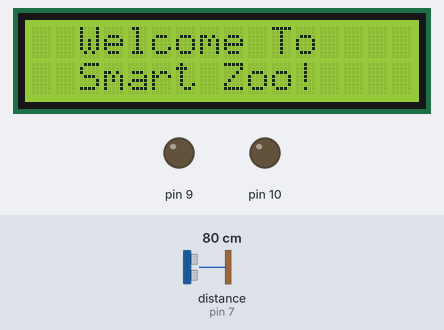
Recording of a sketch running on a simulated Arduino Uno, built with avr-gcc and run on an emulated ATmega328P. Parts: 16×2 character LCD, output pins drawn as LEDs (lit = HIGH). Wiring (inferred from the names in the program): ultrasonic range finder: trigger pin 6; echo pin 7. Dashed ring = blinking. The inputs (shaded band) are chosen by the test bench; at power-on: distance to the obstacle (sensor on pin 7) 80 cm. The echo pulse lasts 58.3 µs per cm; pins used as bus, display or sensor lines are not drawn; what the sketch prints to the serial monitor is not drawn.

Above: at 1.2 s.
1.3 s: distance to the obstacle (sensor on pin 7) set to 10 cm
4.3 s: distance to the obstacle (sensor on pin 7) set to 7 cm
At 6.4 s:
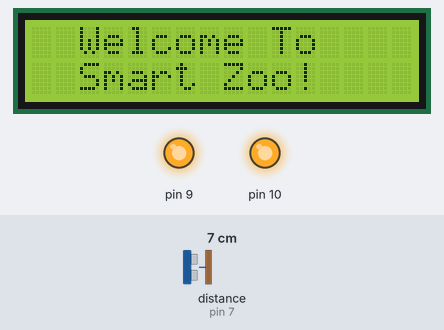
8.4 s: distance to the obstacle (sensor on pin 7) set to 9 cm
At 10.0 s:
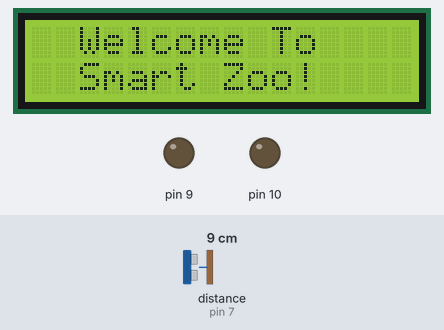
10.6 s: distance to the obstacle (sensor on pin 7) set to 2 cm
At 12.9 s:
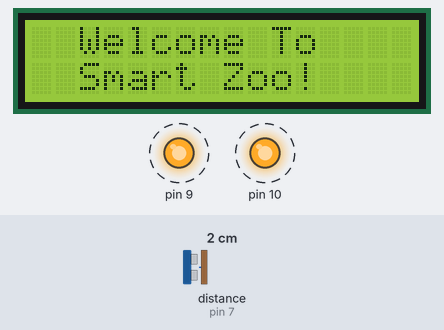
Timing chart, 0 to 15.7 s (numbered marks = the images above; inputs shaded):
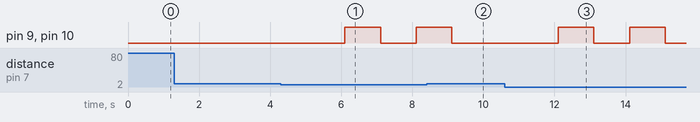

The sketch:

danzer_zone.ino
```cpp
#include <LiquidCrystal_I2C.h>

LiquidCrystal_I2C lcd(0x27,16,2);
int trigger = 6;
 int echo = 7;
 int pingTravelTime;
 int buzzer = 9;
 int led = 10;

void setup() {
    lcd.init();
  lcd.clear();
  lcd.backlight();      // Make sure backlight is on

  // Print a message on both lines of the LCD.
  lcd.setCursor(2,0);   //Set cursor to character 2 on line 0
  lcd.print("Welcome To ");

  lcd.setCursor(2,1);   //Move cursor to character 2 on line 1
  lcd.print("Smart Zoo!");
 pinMode(6,OUTPUT);
 pinMode(7,INPUT);
 pinMode(9,OUTPUT);
 pinMode(10, OUTPUT);
 digitalWrite(9,LOW);
 Serial.begin(9600);
}

void loop() {
    digitalWrite(6,LOW);
    delayMicroseconds(10);
    digitalWrite(6,HIGH);
    delayMicroseconds(10);
    digitalWrite(6,LOW);
    pingTravelTime = pulseIn(7,HIGH);
    delay(1000);
    Serial.print("ping travel distance");
    Serial.println(pingTravelTime);
    if(pingTravelTime <= 500){
        digitalWrite(9,HIGH);
        digitalWrite(10,HIGH);
        delay(1000);
        digitalWrite(9,LOW);
        digitalWrite(10,LOW);
      }
}
```

Measured:
- the behaviour switches between 9 and 8 cm on distance to the obstacle (sensor on pin 7) (found by bisection; images 0 and 1)
- after the input at 1.3 s, every drawn part: stays the same
- after the input at 4.3 s, pin 9, pin 10: LOW → HIGH after 1.8 s, → LOW 1.0 s later, → HIGH 1.0 s later
- after the input at 8.4 s, pin 9, pin 10: goes on until 9.1 s, then stays LOW
- after the input at 10.6 s, pin 9, pin 10: alternates HIGH for 1.0 s and LOW for 1.0 s, starting after 1.5 s
